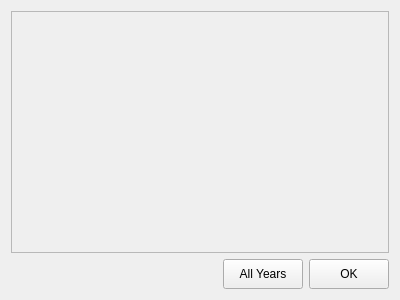
<?xml version="1.0" encoding="UTF-8"?>
<ui version="4.0">
 <class>SimulationYearsPage</class>
 <widget class="QWidget" name="SimulationYearsPage">
  <property name="geometry">
   <rect>
    <x>0</x>
    <y>0</y>
    <width>400</width>
    <height>300</height>
   </rect>
  </property>
  <property name="windowTitle">
   <string>Form</string>
  </property>
  <layout class="QVBoxLayout" name="verticalLayout">
   <item>
    <widget class="QFrame" name="frame_years">
     <property name="frameShape">
      <enum>QFrame::StyledPanel</enum>
     </property>
     <property name="frameShadow">
      <enum>QFrame::Raised</enum>
     </property>
     <layout class="QHBoxLayout" name="horizontalLayout_2">
      <item>
       <layout class="QGridLayout" name="yeargridLayout"/>
      </item>
     </layout>
    </widget>
   </item>
   <item>
    <layout class="QHBoxLayout" name="horizontalLayout">
     <property name="sizeConstraint">
      <enum>QLayout::SetDefaultConstraint</enum>
     </property>
     <item>
      <spacer name="horizontalSpacer">
       <property name="orientation">
        <enum>Qt::Horizontal</enum>
       </property>
       <property name="sizeHint" stdset="0">
        <size>
         <width>40</width>
         <height>20</height>
        </size>
       </property>
      </spacer>
     </item>
     <item>
      <widget class="QPushButton" name="btn_years">
       <property name="maximumSize">
        <size>
         <width>16777215</width>
         <height>30</height>
        </size>
       </property>
       <property name="text">
        <string>All Years</string>
       </property>
      </widget>
     </item>
     <item>
      <widget class="QPushButton" name="btn_ok">
       <property name="maximumSize">
        <size>
         <width>16777215</width>
         <height>30</height>
        </size>
       </property>
       <property name="text">
        <string>OK</string>
       </property>
      </widget>
     </item>
    </layout>
   </item>
  </layout>
 </widget>
 <resources/>
 <connections/>
</ui>
